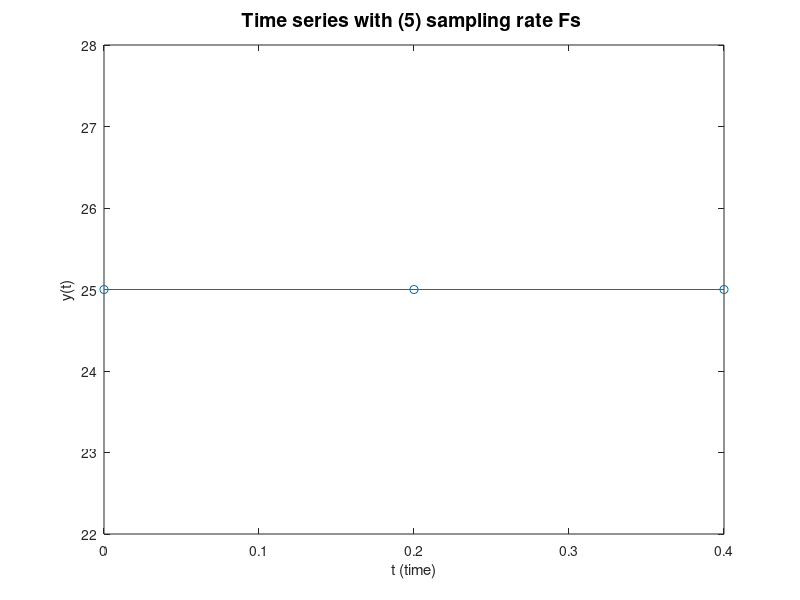

The MATLAB source for this figure:
%
%Script 2.5
 
% equation   %y(t)=5*cos(2*f1*pi*t)+15*cos(2*f2*pi*t)+5*cos(2*f3*pi*t);

Fs=input('sampling frequency_');   %400
f1=input('frequency_1_');   %5
f2=input('frequency_2_');   %10
f3=input('frequency_3_');   %15
Ts=1/Fs;
t=0:Ts:0.4;
x=5*cos(2*f1*pi*t)+15*cos(2*f2*pi*t)+5*cos(2*f3*pi*t);
plot(t, x, 'o-');
title(sprintf('Time series with (%d) sampling rate Fs ',Fs),'FontSize',14) 
ylabel('y(t)')
xlabel('t (time)')

